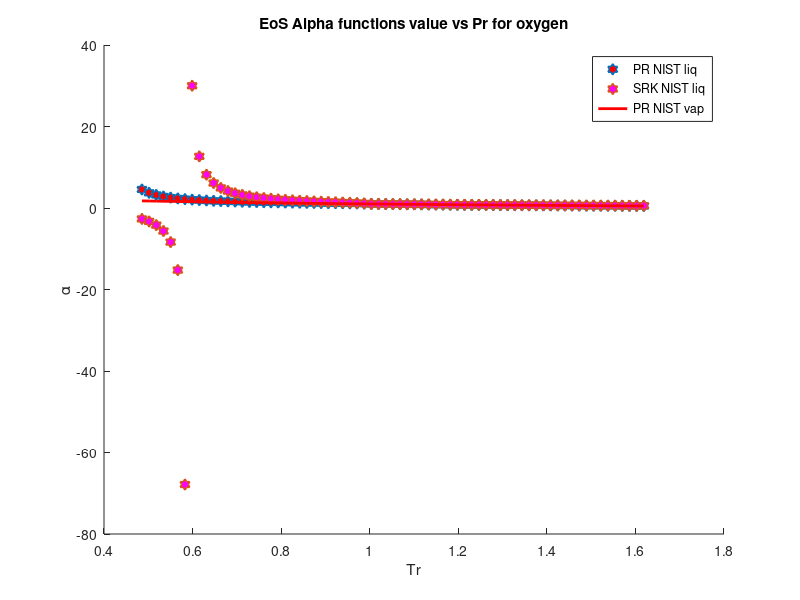

MATLAB code to generate this figure:
clear 
clc
load decane_sat_data2.mat
%alpha PR & SRK for CO2
omega = 0.489; %Acentric factor
Tc = 617.7; %K
Pc = 2120000; %Pa
R = 8.31446 %J/K*mol
Zc = 0.247;
b1 = 0.07780*(R*Tc/Pc);
a1 = 0.45724*(((R^2)*(Tc^2))/Pc);
b2 = 0.08664*(R*Tc/Pc);
a2 = 0.42747*(((R^2)*(Tc^2))/Pc);
omega_c = 1-3*Zc;
omega_b = 0.08446114781;
omega_a = 3*Zc^2+3*(1-2*Zc)*omega_b+omega_b^2+1-3*Zc;
a3 = omega_a*(((R^2)*(Tc^2))/Pc);
b3 = omega_b*(R*Tc/Pc);
c3 = omega_c*(R*Tc/Pc);
T = 300; %k
M = 142.29/1000; %kg/mol
S1=0.37464+1.54226*omega-0.26992*omega^2;
S2=0.48508+1.55171*omega-0.176*omega^2;

for i = 1:1:71
   Pr = P/Pc; 
   Tr = T/Tc;
   Tr_list(i)=Tr;
   Vm_liq(i) = M/rho_liq(i);
%    Vm_vap(i) = M/rho_vap(i);
   alpha_PT_liq(i) = ((R*T)/(Vm_liq(i)-b3)-P(i))*((Vm_liq(i)^2+b3*Vm_liq(i)+c3*Vm_liq(i)-c3*b3)/a3);
%    alpha_PT_vap(i) = ((R*T)/(Vm_vap(i)-b3)-P(i))*((Vm_vap(i)^2+b3*Vm_vap(i)+c3*Vm_vap(i)-c3*b3)/a3);
   alpha_PR_liq(i) = ((R*T)/(Vm_liq(i)-b1)-P(i))*((Vm_liq(i)^2+2*b1*Vm_liq(i)-b1^2)/a1)
   alpha_SRK_liq(i) = ((R*T)/(Vm_liq(i)-b2)-P(i))*((Vm_liq(i)^2+b2*Vm_liq(i))/a2);
%    alpha_PR_vap(i) = ((R*T)/(Vm_vap(i)-b1)-P(i))*((Vm_vap(i)^2+2*b1*Vm_vap(i)-b1^2)/a1);
%    alpha_SRK_vap(i) = ((R*T)/(Vm_vap(i)-b2)-P(i))*((Vm_vap(i)^2+b2*Vm_vap(i))/a2);
   alpha_soave_PR(i) =(1+S1*(1-sqrt(Tr)))^2;
   alpha_soave_SRK(i) =(1+S2*(1-sqrt(Tr)))^2;
   alpha_Gasem(i) = exp((1.943+0.926*Tr)*(1-(Tr)^0.1441));
%    alpha_twu(i) = (Tr)^(0.081043)*exp(0.915696*(1-(Tr)^(2.61622)));
   Temp(i)=T;
   T = T+10;
end
hold on

 plot(Tr_list,alpha_PR_liq,'h','MarkerSize',8,'MarkerFaceColor','r','LineWidth',1.2)
 %plot(Tr_list,alpha_PT_liq,'h','MarkerSize',8,'MarkerFaceColor','g','LineWidth',1.2)
 plot(Tr_list,alpha_SRK_liq,'h','MarkerSize',8,'MarkerFaceColor','m','LineWidth',1.2)
%  plot(Tr_list,alpha_PR_vap,'^','MarkerSize',8,'MarkerFaceColor','r','LineWidth',1.2)
 %plot(Tr_list,alpha_PT_vap,'^','MarkerSize',8,'MarkerFaceColor','g','LineWidth',1.2)
%  plot(Tr_list,alpha_SRK_vap,'^','MarkerSize',8,'MarkerFaceColor','m','LineWidth',1.2)
 plot(Tr_list,alpha_soave_PR,'r','LineWidth',2)
% plot(Tr_list,alpha_soave_SRK,'g','LineWidth',2)
% plot(Tr_list,alpha_Gasem,'b','LineWidth',2)

hold off
legend('PR NIST liq','SRK NIST liq','PR NIST vap','SRK NIST vap','Soave PR')
xlabel('Tr')
ylabel('\alpha')
title('EoS Alpha functions value vs Pr for oxygen')
% axis([0.6,1,0.8,2.4])
